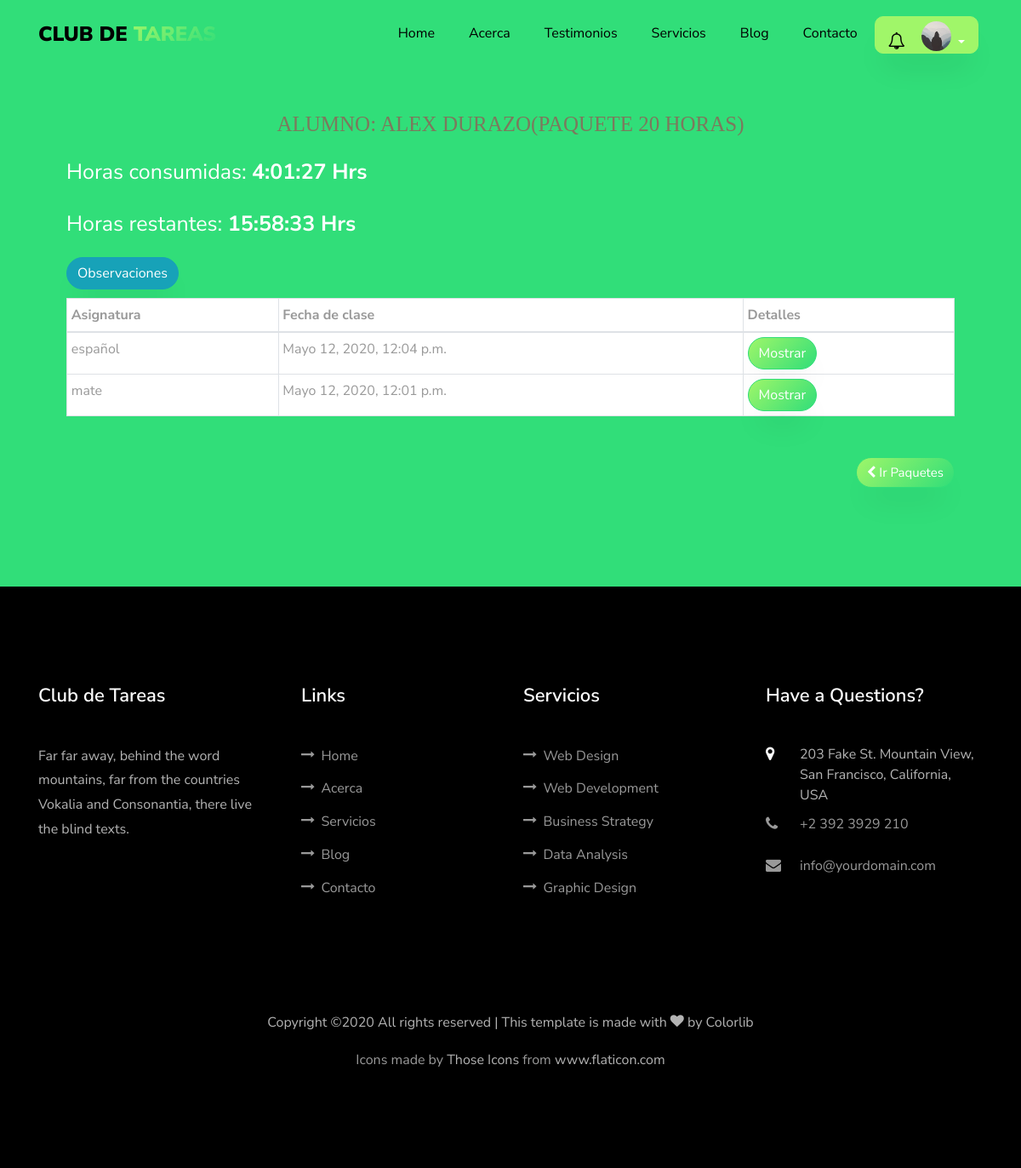
Before: /paquetes/38ef6cab-7ea0-4621-aebe-f7642eda8697/ (signed in) with the older database file.
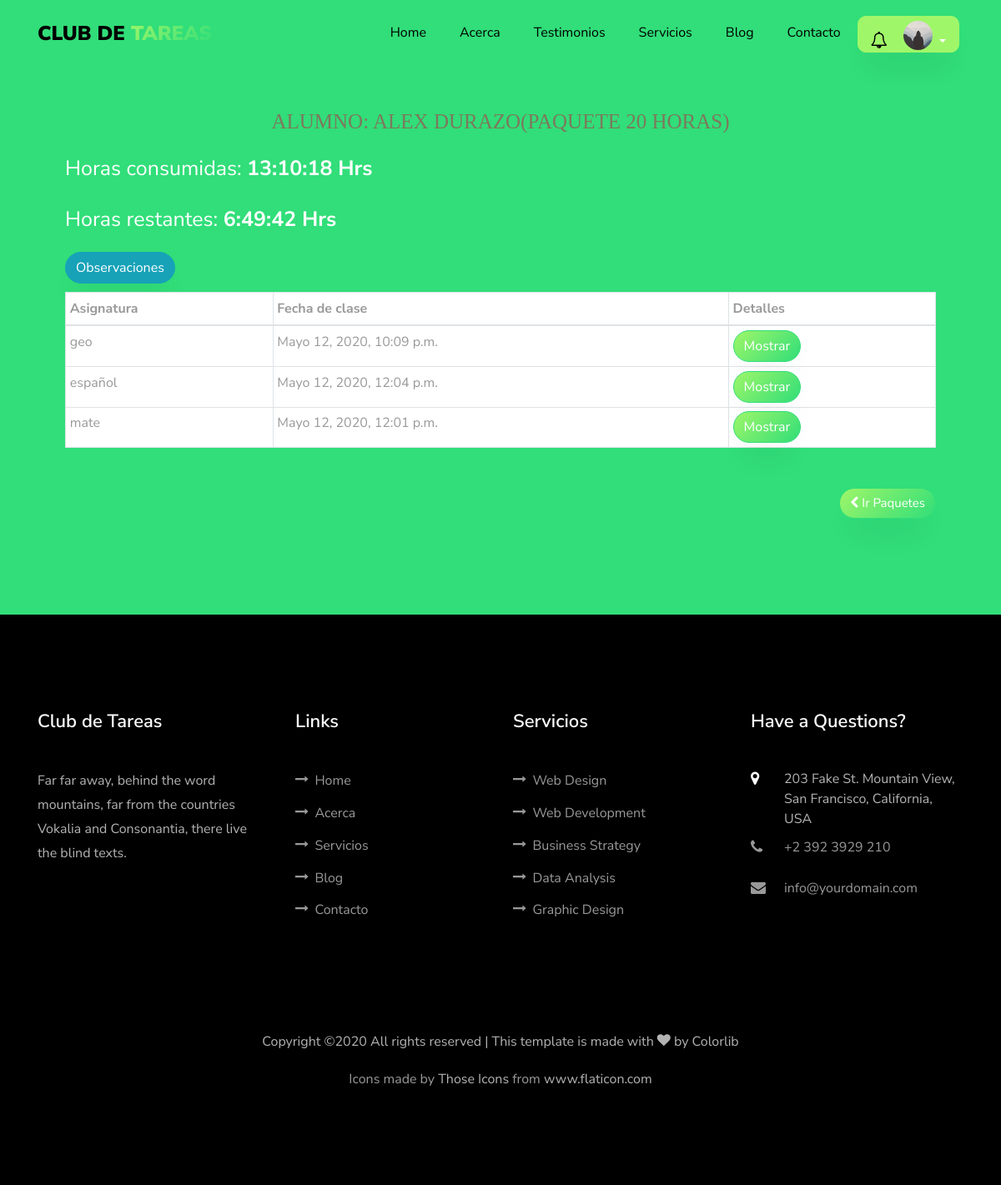
After: the same page with the newer database file.
### app/models.py (models this page shows, shortened)
class Paquete_Inscrito(models.Model):
     id = models.UUIDField(primary_key=True, default=uuid.uuid4, help_text="id del Paquete")
     usuario = models.ForeignKey(settings.AUTH_USER_MODEL,related_name="paquetes_inscritos",on_delete=models.CASCADE)
     fecha_de_inscripcion = models.DateField(null=True,blank=True)
     horas_consumidas =models.CharField(max_length=100,default="00:00:00 Hrs")
     horas_restantes= models.CharField(max_length=100,default="00:00:00 Hrs")
     tiempo_consumido = models.DurationField(default=datetime.timedelta(days=0,hours=0,minutes=0))
     tiempo_restante= models.DurationField(default=datetime.timedelta(days=0,hours=0,minutes=0))
     ESTADO_STATUS =(
     (True,'Activo'),
     (False,'Finalizado')
     )
     tipo_de_paquete = models.ForeignKey('Tipo_de_Paquete', on_delete=models.SET_NULL,help_text='Elige el tipo de paquete del alumno',null=True)
     status = models.BooleanField(default=True,choices=ESTADO_STATUS,help_text="Elige el estado del paquete")
     class Meta:
         verbose_name = ("Paquete Inscrito")
         verbose_name_plural = ("Paquetes Inscritos")
         ordering = ['usuario__nombre']

class Sesion(models.Model):
    id = models.UUIDField(primary_key=True, default=uuid.uuid4, help_text="id de la sesion")
    paquete_inscrito = models.ForeignKey('Paquete_Inscrito',related_name="sesiones",on_delete=models.CASCADE)
    asignatura = models.CharField(max_length=100)
    tiempo_de_inicio = models.DateTimeField(null=False,blank=False)
    tiempo_de_salida = models.DateTimeField(null=True,blank=True)
    observaciones = models.CharField(max_length=200,blank=True)
    def _get_tiempo_de_sesion(self):
        if (self.tiempo_de_salida == None ) or (self.tiempo_de_inicio == None):
            return None
        return self.tiempo_de_salida - self.tiempo_de_inicio
    tiempo_de_sesion = property(_get_tiempo_de_sesion)
    class Meta:
        verbose_name = ("Sesion")
        verbose_name_plural = ("Sesiones")
        ordering = ['-tiempo_de_inicio']

class Tipo_de_Paquete(models.Model):
    horas = models.IntegerField(default=1)
    class Meta:
        verbose_name = ("Tipo de Paquete")
        verbose_name_plural = ("Tipos de Paquetes")
    def __str__(self):
        return f'{self.horas} Horas'

### app/views.py (the view)
# urls.py: path('paquetes/<uuid:paquete_id>/',views.clases,name='clases'),
@login_required
def clases(request,paquete_id):
    try:
        paquete = Paquete_Inscrito.objects.all().get(id=paquete_id)
        clases = Sesion.objects.filter(paquete_inscrito=paquete)
        if not (paquete.usuario == request.user):
            raise PermissionDenied()
    except  Paquete_Inscrito.DoesNotExist:
        raise Http404
    except  Sesion.DoesNotExist:
        raise Http404
    context = {
        'student':request.user,
        'clases': clases,
        'paquete':paquete
         }
    return render(request,'app/clases.html',context)

### app/templates/app/clases.html (shortened to what this page needs)
{% extends 'main/base.html' %}
{% load static %}
{% block content %}
<section class="ftco-section ftco-project"  style="background:#31de79">
  <div class="container px-md-5">
   <p class="info-alumno ftco-animate titulo_paquetes"  style="text-transform: uppercase; color: #7c795d; font-family: 'Trocchi', serif; font-size: 25px; font-weight: normal; line-height: 48px; margin: 0;padding:10px;text-align:center;">
     Alumno:  {{ student.nombre }} {{ student.apellido }}(Paquete {{ paquete.tipo_de_paquete }})
   </p>
   <p class="info-alumno ftco-animate titulo_paquetes"style="font-size:25px">Horas consumidas: <span style="font-weight: bold">{{ paquete.horas_consumidas}}</span></p>
   <p  class="info-alumno ftco-animate titulo_paquetes" style="font-size:25px">Horas restantes: <span style="font-weight: bold">{{ paquete.horas_restantes}}</span></p>
   <button type="button" style="margin-bottom: 10px;"class="btn btn-info" data-toggle="modal" data-target=".bd-example-modal-lg">Observaciones</button>
   <table class="table table-hover table-sm table-bordered ftco-animate" style="background: white;">
   <thead>
     <tr>
       <th scope="col">Asignatura</th>
       <th scope="col">Fecha de clase</th>
       <th scope="col">Detalles</th>
     </tr>
   </thead>
   <tbody>
     {% for clase in clases %}
      <tr>
        <td>{{ clase.asignatura }}</td>
        <td>{{ clase.tiempo_de_inicio}}</td>
        <td>	<a href="{% url 'app:clase' paquete_id=paquete.id clase_id=clase.id %}"><button type="button" class="btn btn-primary">Mostrar</button></a></td>
      </tr>
     {% endfor %}
   </tbody>
   </table>
   <div style="height: 40px; width: 100%; position:relative"class="mt-5">
      <a href="{% url 'app:paquetes'%}" style="position: absolute; right:0">
      <button type="button" class="btn btn-primary" style="font-size:15px;">
            <i class="fa fa-chevron-left"></i> Ir Paquetes</button>
      </a>
    </div>
  </div>
</section>
{% endblock content  %}

Changed rows visible on the page:
changed Paquete_Inscrito "20 HORAS": horas_consumidas "4:01:27 Hrs" → "13:10:18 Hrs"; horas_restantes "15:58:33 Hrs" → "6:49:42 Hrs"
added Sesion: asignatura "geo", tiempo_de_inicio "Mayo 12, 2020, 10:09 p.m."
